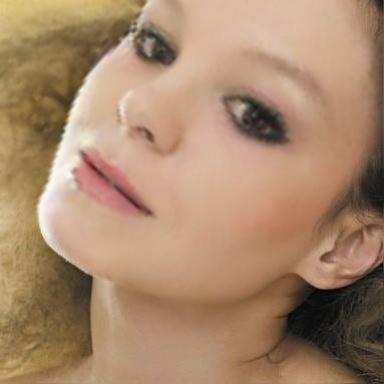
#> input picture datasets/toy_set/0/000a02fd-1b8a-40da-8cb4-ba59485528be.jpg, 384 x 384 px, found by its file name; its folder holds only this picture in this run
$ jupyter execute analysis_lbp.ipynb
#> lines starting #> are read from the running program, lines starting #| are printed output that depends on the picture
[cell 1]
import os
import cv2
import numpy as np
import matplotlib.pyplot as plt
from skimage.feature import local_binary_pattern
from tqdm import tqdm
from multiprocessing import Pool, cpu_count # 导入multiprocessing模块

# --- LBP 处理的独立函数 ---
def process_single_image_lbp(img_path, n_points, radius):
    """
    处理单张图像并返回其LBP直方图。
    这个函数设计为在多进程池中运行。
    """
#> called with n_points = 8, radius = 1
    try:
        img = cv2.imread(img_path)
#> img is the input picture: shape (384, 384, 3); mean B, G, R 107.5, 135.9, 168.8
        if img is None:
            # print(f"Could not read image: {img_path}") # 在进程中打印可能导致混乱
            return None
        gray_img = cv2.cvtColor(img, cv2.COLOR_BGR2GRAY)
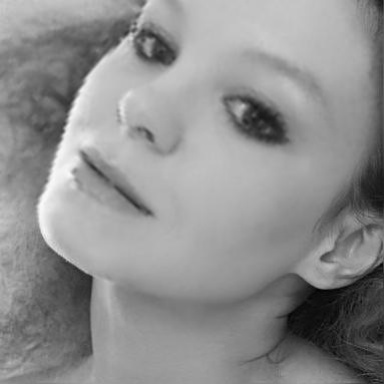
#> gray_img: shape (384, 384); min 3, max 250, mean 142.5

        # 计算LBP
        lbp = local_binary_pattern(gray_img, n_points, radius, method='uniform')
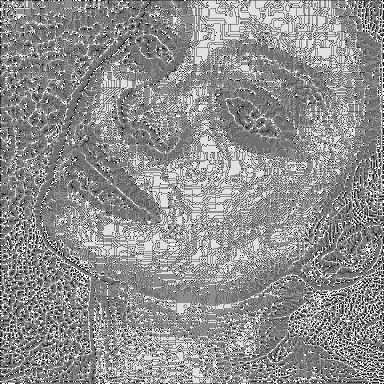
#> lbp: shape (384, 384) float64; min 0, max 9, mean 5.08; drawn with min black and max white
        # 计算LBP直方图
        n_bins = int(lbp.max() + 1)
#> n_bins = 10
        hist, _ = np.histogram(lbp.ravel(), density=True, bins=n_bins, range=(0, n_bins))
#> hist = [0.00919, 0.0273, 0.019, 0.123, 0.235, 0.267, 0.0773, 0.0673, 0.132, 0.042]
        return hist
    except Exception as e:
        # print(f"Error processing {img_path}: {e}") # 在进程中打印可能导致混乱
        return None

# def analyze_texture_features_multithreaded(base_path="xinye10/train"):
base_path="xinye10/train"
lbp_histograms = {'0': [], '1': []}
radius = 1 # LBP算法的半径
n_points = 8 * radius # LBP的采样点数量

# 确定使用的进程数，通常是CPU核心数
num_processes = cpu_count()
print(f"Using {num_processes} processes for image analysis.")

for class_id in ['0', '1']:
    class_path = os.path.join(base_path, class_id)
    if not os.path.exists(class_path):
        print(f"Warning: Directory {class_path} not found. Skipping class {class_id}.")
        continue

    print(f"Analyzing texture for class: {class_id}")
    image_files = [f for f in os.listdir(class_path) if f.lower().endswith(('.jpg', '.jpeg'))]
    # 构建任务列表
    tasks = [(os.path.join(class_path, img_name), n_points, radius) for img_name in image_files]

    # 使用进程池处理图像
    with Pool(processes=num_processes) as pool:
        # imap_unordered 可以在结果就绪时立即获取，对于进度条很有用
        # chunksize 可以调整，用于控制每次分配给进程的任务数量
        results = list(tqdm(pool.starmap(process_single_image_lbp, tasks), total=len(tasks), desc=f"Processing Class {class_id}"))
#> results = [[0.00919, 0.0273, 0.019, 0.123, 0.235, 0.267, 0.0773, 0.0673, 0.132, 0.042]]

    # 收集结果
    for hist in results:
        if hist is not None:
            lbp_histograms[class_id].append(hist)
#> this loop made 1 pass
        # else:
        #     # 可以在这里记录失败的图片数量
        #     pass

# 平均LBP直方图
if lbp_histograms['0']:
    # 确保直方图的维度一致，因为一些图像可能导致不同的lbp.max()
    # 我们可以找到所有直方图的最大 bin 数量，并对较小的直方图进行填充
    max_bins_0 = max([len(h) for h in lbp_histograms['0']]) if lbp_histograms['0'] else 0
    padded_hists_0 = [np.pad(h, (0, max_bins_0 - len(h)), 'constant') for h in lbp_histograms['0']]
    avg_lbp_0 = np.mean(padded_hists_0, axis=0)
else:
    avg_lbp_0 = np.zeros(n_points + 2) # 如果没有数据，使用默认大小的零数组

if lbp_histograms['1']:
    max_bins_1 = max([len(h) for h in lbp_histograms['1']]) if lbp_histograms['1'] else 0
    padded_hists_1 = [np.pad(h, (0, max_bins_1 - len(h)), 'constant') for h in lbp_histograms['1']]
    avg_lbp_1 = np.mean(padded_hists_1, axis=0)
else:
    avg_lbp_1 = np.zeros(n_points + 2) # 如果没有数据，使用默认大小的零数组

# 绘制直方图时，需要确保x轴的范围匹配最大的直方图维度
max_overall_bins = max(len(avg_lbp_0), len(avg_lbp_1))

plt.figure(figsize=(10, 6))
plt.plot(np.arange(len(avg_lbp_0)), avg_lbp_0, label='Class 0 (Fake) Average LBP', color='skyblue')
plt.plot(np.arange(len(avg_lbp_1)), avg_lbp_1, label='Class 1 (Real) Average LBP', color='lightcoral')
plt.title('Average LBP Histogram Comparison')
plt.xlabel('LBP Code')
plt.ylabel('Normalized Frequency')
plt.legend()
plt.grid(True)
plt.show()
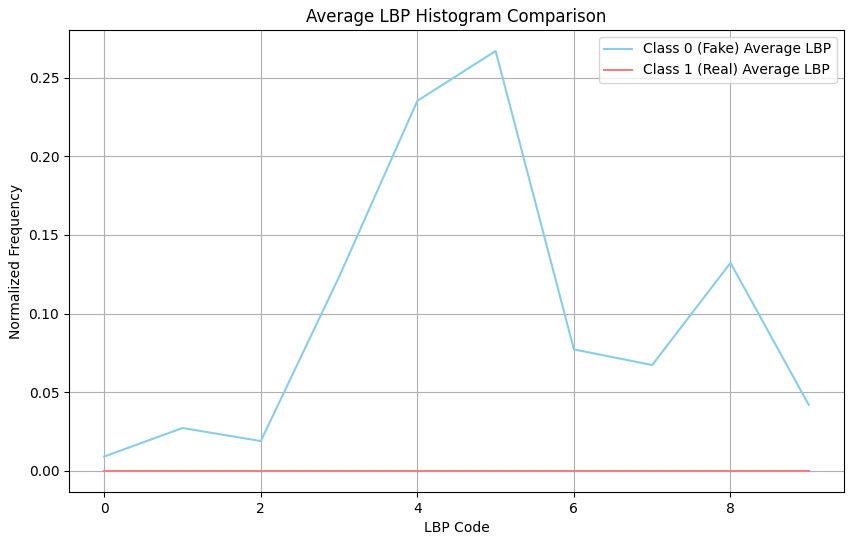
#> figure drawn by matplotlib, 1 panel; curve peaks at x = 5, y = 0.267

# 运行分析
# analyze_texture_features_multithreaded()
